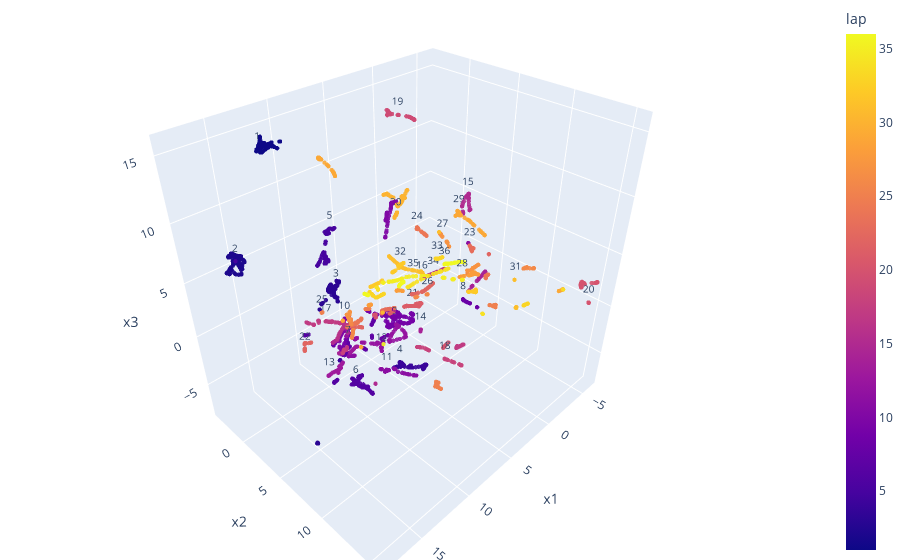

Source (notebook cell):
### Code cell
fig = px.scatter_3d(df2, x='x1', y='x2', z='x3',
              color='lap', opacity=0.9, text = "label")

fig.update_traces(marker_size=1.5)
fig.update_traces(textfont_size=10)

# tight layout
fig.update_layout(margin=dict(l=0, r=0, b=0, t=0))
fig.show()

### Figure 1 — Plotly figure (JSON) as saved in the notebook; plotly's stock layout.template omitted (floating-point values rounded to 4 significant figures; data arrays with more than 128 entries replaced by an {"elided": "..."} marker saying what was removed)
{"data": [{"hovertemplate": "x1=%{x}<br>x2=%{y}<br>x3=%{z}<br>label=%{text}<br>lap=%{marker.color}<extra></extra>", "legendgroup": "", "marker": {"color": {"elided": "2720 int values"}, "coloraxis": "coloraxis", "opacity": 0.9, "size": 1.5, "symbol": "circle"}, "mode": "markers+text", "name": "", "scene": "scene", "showlegend": false, "text": {"elided": "2720 str values"}, "textfont": {"size": 10}, "type": "scatter3d", "x": {"elided": "2720 float values"}, "y": {"elided": "2720 float values"}, "z": {"elided": "2720 float values"}}], "layout": {"coloraxis": {"colorbar": {"title": {"text": "lap"}}, "colorscale": [[0, "#0d0887"], [0.1111, "#46039f"], [0.2222, "#7201a8"], [0.3333, "#9c179e"], [0.4444, "#bd3786"], [0.5556, "#d8576b"], [0.6667, "#ed7953"], [0.7778, "#fb9f3a"], [0.8889, "#fdca26"], [1, "#f0f921"]]}, "legend": {"tracegroupgap": 0}, "margin": {"b": 0, "l": 0, "r": 0, "t": 0}, "scene": {"domain": {"x": [0, 1], "y": [0, 1]}, "xaxis": {"title": {"text": "x1"}}, "yaxis": {"title": {"text": "x2"}}, "zaxis": {"title": {"text": "x3"}}}}}
